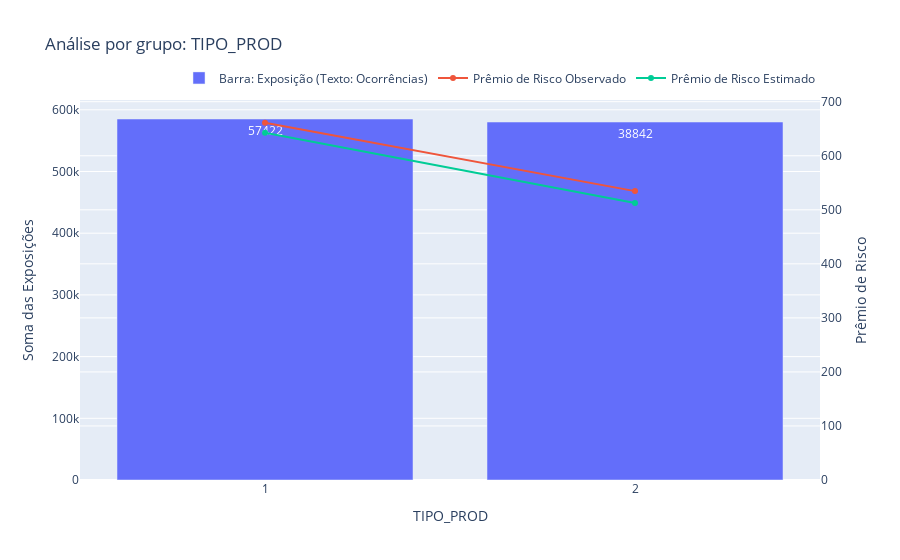
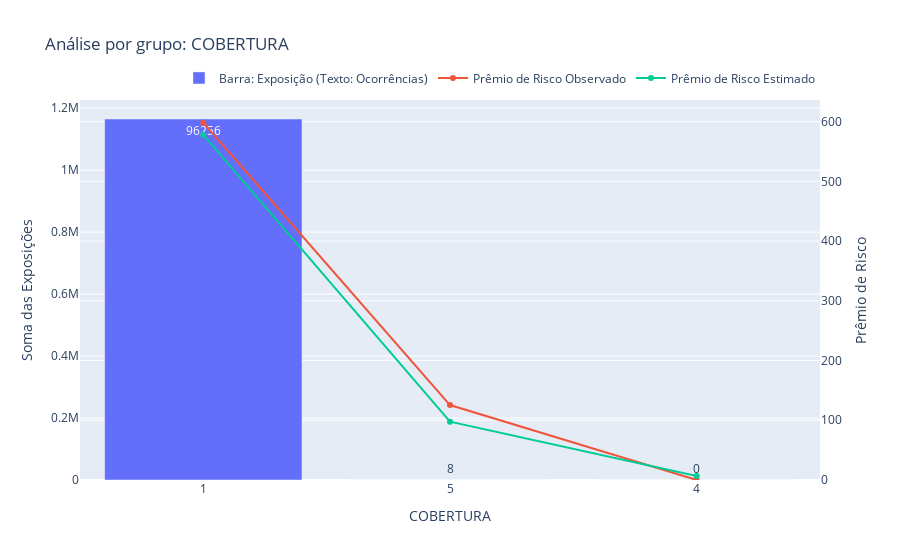
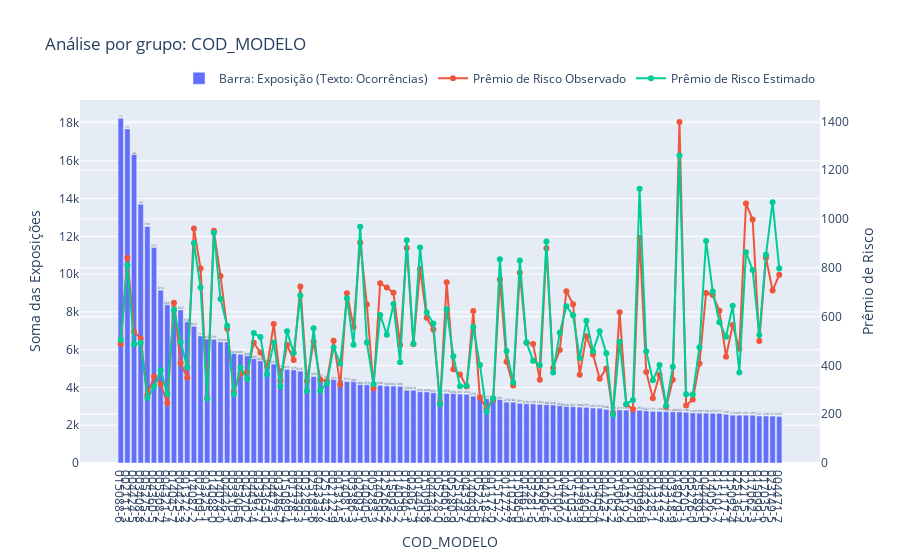
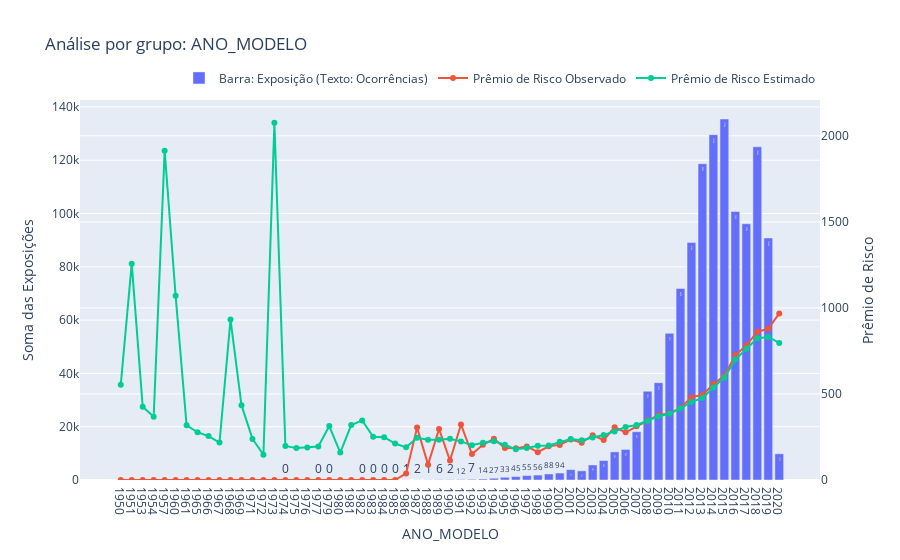

The code cell stored with these charts, in order, in its notebook:
### Markdown cell above
### Análise de Qualidade

### Code cell
# Itera sobre todas as variáveis definidas na lista `variables`.
# Para cada variável, chama a função `group_bar_plot_all()` para gerar um gráfico de barras para as diferentes categorias ou valores dessa variável.
# Os parâmetros incluem:
# - O nome da variável (`variable['name']`).
# - O tipo da variável (`variable['type']`).
# - O valor máximo para categorias ou ordinais (se especificado na variável, senão é usado 20 como padrão).
# - `prediction=True`, indicando que o gráfico será gerado para visualização de variáveis relacionadas à previsão.

for variable in variables:
    group_bar_plot_all(variable['name'], variable['type'], max_values= variable['max_values'] if 'max_values' in variable else 20, prediction = True)
